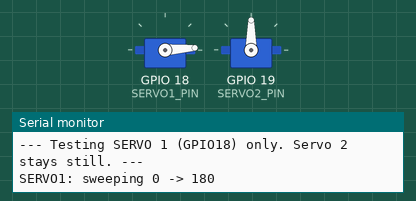
Recording of a sketch running on a simulated ESP32. Parts: 2 × servo, the last lines printed to the serial monitor.

Above: at 2.35 s.
At 5.25 s:
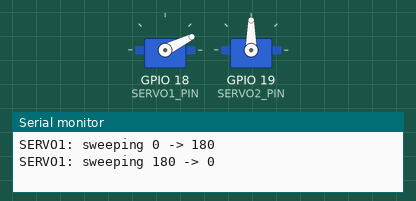
At 9.2 s:
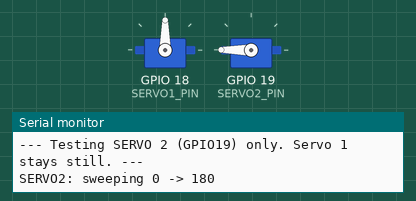
At 16.05 s:
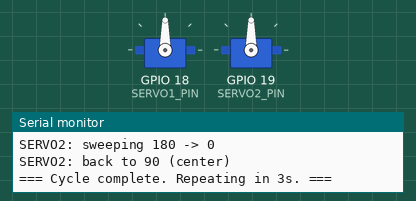
Timing chart, 0 to 20.2 s (numbered marks = the images above):
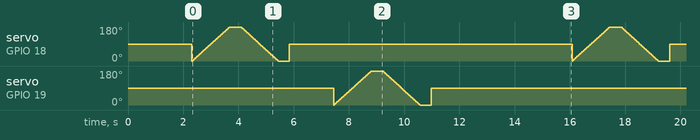

The sketch:

servo_test.ino
```cpp
#include <ESP32Servo.h>

#define SERVO1_PIN 18
#define SERVO2_PIN 19

Servo servo1;
Servo servo2;

void sweepOne(Servo &s, const char *label) {
  Serial.print(label);
  Serial.println(": sweeping 0 -> 180");
  for (int angle = 0; angle <= 180; angle += 2) {
    s.write(angle);
    delay(15);
  }
  delay(400);
  Serial.print(label);
  Serial.println(": sweeping 180 -> 0");
  for (int angle = 180; angle >= 0; angle -= 2) {
    s.write(angle);
    delay(15);
  }
  delay(400);
  s.write(90);
  Serial.print(label);
  Serial.println(": back to 90 (center)");
  delay(600);
}

void setup() {
  Serial.begin(115200);
  delay(300);
  Serial.println("TARS servo test starting");

  servo1.setPeriodHertz(50);
  servo2.setPeriodHertz(50);
  bool ok1 = servo1.attach(SERVO1_PIN, 500, 2400);
  bool ok2 = servo2.attach(SERVO2_PIN, 500, 2400);

  Serial.print("servo1.attach() returned: ");
  Serial.println(ok1 ? "OK" : "FAILED");
  Serial.print("servo2.attach() returned: ");
  Serial.println(ok2 ? "OK" : "FAILED");
  Serial.print("servo1.attached(): ");
  Serial.println(servo1.attached() ? "true" : "false");
  Serial.print("servo2.attached(): ");
  Serial.println(servo2.attached() ? "true" : "false");

  servo1.write(90);
  servo2.write(90);
  Serial.println("Both servos centered at 90. Starting individual test in 2s...");
  delay(2000);
}

void loop() {
  Serial.println("--- Testing SERVO 1 (GPIO18) only. Servo 2 stays still. ---");
  sweepOne(servo1, "SERVO1");

  delay(1000);

  Serial.println("--- Testing SERVO 2 (GPIO19) only. Servo 1 stays still. ---");
  sweepOne(servo2, "SERVO2");

  delay(1500);
  Serial.println("=== Cycle complete. Repeating in 3s. ===");
  delay(3000);
}
```
